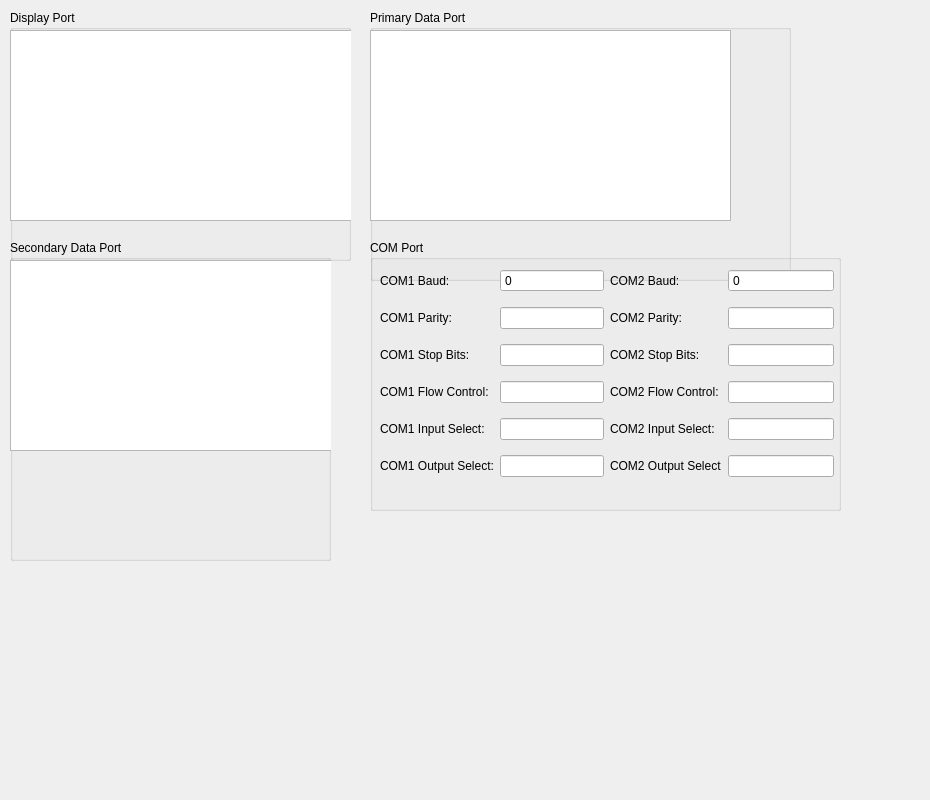
<?xml version="1.0" encoding="UTF-8"?>
<ui version="4.0">
 <class>PortControl</class>
 <widget class="QWidget" name="PortControl">
  <property name="geometry">
   <rect>
    <x>0</x>
    <y>0</y>
    <width>930</width>
    <height>800</height>
   </rect>
  </property>
  <property name="windowTitle">
   <string>Form</string>
  </property>
  <widget class="QGroupBox" name="displayPortGroupBox">
   <property name="geometry">
    <rect>
     <x>10</x>
     <y>10</y>
     <width>341</width>
     <height>251</height>
    </rect>
   </property>
   <property name="title">
    <string>Display Port</string>
   </property>
   <widget class="QTextEdit" name="displayPortText">
    <property name="geometry">
     <rect>
      <x>0</x>
      <y>20</y>
      <width>361</width>
      <height>191</height>
     </rect>
    </property>
    <property name="readOnly">
     <bool>true</bool>
    </property>
   </widget>
  </widget>
  <widget class="QGroupBox" name="primDataPortGroupBox">
   <property name="geometry">
    <rect>
     <x>370</x>
     <y>10</y>
     <width>421</width>
     <height>271</height>
    </rect>
   </property>
   <property name="title">
    <string>Primary Data Port</string>
   </property>
   <widget class="QTextEdit" name="primDataPortText">
    <property name="geometry">
     <rect>
      <x>0</x>
      <y>20</y>
      <width>361</width>
      <height>191</height>
     </rect>
    </property>
    <property name="readOnly">
     <bool>true</bool>
    </property>
   </widget>
  </widget>
  <widget class="QGroupBox" name="secDataPortGroupBox">
   <property name="geometry">
    <rect>
     <x>10</x>
     <y>240</y>
     <width>321</width>
     <height>321</height>
    </rect>
   </property>
   <property name="title">
    <string>Secondary Data Port</string>
   </property>
   <widget class="QTextEdit" name="secDataPortText">
    <property name="geometry">
     <rect>
      <x>0</x>
      <y>20</y>
      <width>361</width>
      <height>191</height>
     </rect>
    </property>
    <property name="readOnly">
     <bool>true</bool>
    </property>
   </widget>
  </widget>
  <widget class="QGroupBox" name="comPortGroupBox">
   <property name="geometry">
    <rect>
     <x>370</x>
     <y>240</y>
     <width>471</width>
     <height>271</height>
    </rect>
   </property>
   <property name="title">
    <string>COM Port</string>
   </property>
   <widget class="QWidget" name="gridLayoutWidget">
    <property name="geometry">
     <rect>
      <x>10</x>
      <y>20</y>
      <width>224</width>
      <height>231</height>
     </rect>
    </property>
    <layout class="QGridLayout" name="com1PortLayout">
     <item row="0" column="0">
      <widget class="QLabel" name="label">
       <property name="text">
        <string>COM1 Baud:</string>
       </property>
      </widget>
     </item>
     <item row="0" column="1">
      <widget class="QSpinBox" name="com1BaudSpinBox">
       <property name="readOnly">
        <bool>true</bool>
       </property>
       <property name="buttonSymbols">
        <enum>QAbstractSpinBox::NoButtons</enum>
       </property>
       <property name="maximum">
        <number>1000000</number>
       </property>
      </widget>
     </item>
     <item row="1" column="0">
      <widget class="QLabel" name="label_2">
       <property name="text">
        <string>COM1 Parity:</string>
       </property>
      </widget>
     </item>
     <item row="2" column="0">
      <widget class="QLabel" name="label_3">
       <property name="text">
        <string>COM1 Stop Bits:</string>
       </property>
      </widget>
     </item>
     <item row="3" column="0">
      <widget class="QLabel" name="label_4">
       <property name="text">
        <string>COM1 Flow Control:</string>
       </property>
      </widget>
     </item>
     <item row="4" column="0">
      <widget class="QLabel" name="label_5">
       <property name="text">
        <string>COM1 Input Select:</string>
       </property>
      </widget>
     </item>
     <item row="1" column="1">
      <widget class="QLineEdit" name="com1ParityText">
       <property name="readOnly">
        <bool>true</bool>
       </property>
      </widget>
     </item>
     <item row="2" column="1">
      <widget class="QLineEdit" name="com1StopText">
       <property name="readOnly">
        <bool>true</bool>
       </property>
      </widget>
     </item>
     <item row="3" column="1">
      <widget class="QLineEdit" name="com1FlowText">
       <property name="readOnly">
        <bool>true</bool>
       </property>
      </widget>
     </item>
     <item row="4" column="1">
      <widget class="QLineEdit" name="com1InputText">
       <property name="readOnly">
        <bool>true</bool>
       </property>
      </widget>
     </item>
     <item row="5" column="1">
      <widget class="QLineEdit" name="com1OutputText">
       <property name="readOnly">
        <bool>true</bool>
       </property>
      </widget>
     </item>
     <item row="5" column="0">
      <widget class="QLabel" name="label_6">
       <property name="text">
        <string>COM1 Output Select:</string>
       </property>
      </widget>
     </item>
    </layout>
   </widget>
   <widget class="QWidget" name="gridLayoutWidget_2">
    <property name="geometry">
     <rect>
      <x>240</x>
      <y>20</y>
      <width>224</width>
      <height>231</height>
     </rect>
    </property>
    <layout class="QGridLayout" name="com2PortLayout">
     <item row="0" column="0">
      <widget class="QLabel" name="label_7">
       <property name="text">
        <string>COM2 Baud:</string>
       </property>
      </widget>
     </item>
     <item row="0" column="1">
      <widget class="QSpinBox" name="com2BaudSpinBox">
       <property name="readOnly">
        <bool>true</bool>
       </property>
       <property name="buttonSymbols">
        <enum>QAbstractSpinBox::NoButtons</enum>
       </property>
       <property name="maximum">
        <number>1000000</number>
       </property>
      </widget>
     </item>
     <item row="1" column="0">
      <widget class="QLabel" name="label_8">
       <property name="text">
        <string>COM2 Parity:</string>
       </property>
      </widget>
     </item>
     <item row="2" column="0">
      <widget class="QLabel" name="label_9">
       <property name="text">
        <string>COM2 Stop Bits:</string>
       </property>
      </widget>
     </item>
     <item row="3" column="0">
      <widget class="QLabel" name="label_10">
       <property name="text">
        <string>COM2 Flow Control:</string>
       </property>
      </widget>
     </item>
     <item row="4" column="0">
      <widget class="QLabel" name="label_11">
       <property name="text">
        <string>COM2 Input Select:</string>
       </property>
      </widget>
     </item>
     <item row="5" column="0">
      <widget class="QLabel" name="label_12">
       <property name="text">
        <string>COM2 Output Select</string>
       </property>
      </widget>
     </item>
     <item row="1" column="1">
      <widget class="QLineEdit" name="com2ParityText">
       <property name="readOnly">
        <bool>true</bool>
       </property>
      </widget>
     </item>
     <item row="2" column="1">
      <widget class="QLineEdit" name="com2StopText">
       <property name="readOnly">
        <bool>true</bool>
       </property>
      </widget>
     </item>
     <item row="3" column="1">
      <widget class="QLineEdit" name="com2FlowText">
       <property name="readOnly">
        <bool>true</bool>
       </property>
      </widget>
     </item>
     <item row="4" column="1">
      <widget class="QLineEdit" name="com2InputText">
       <property name="readOnly">
        <bool>true</bool>
       </property>
      </widget>
     </item>
     <item row="5" column="1">
      <widget class="QLineEdit" name="com2OutputText">
       <property name="readOnly">
        <bool>true</bool>
       </property>
      </widget>
     </item>
    </layout>
   </widget>
  </widget>
 </widget>
 <resources/>
 <connections/>
</ui>
